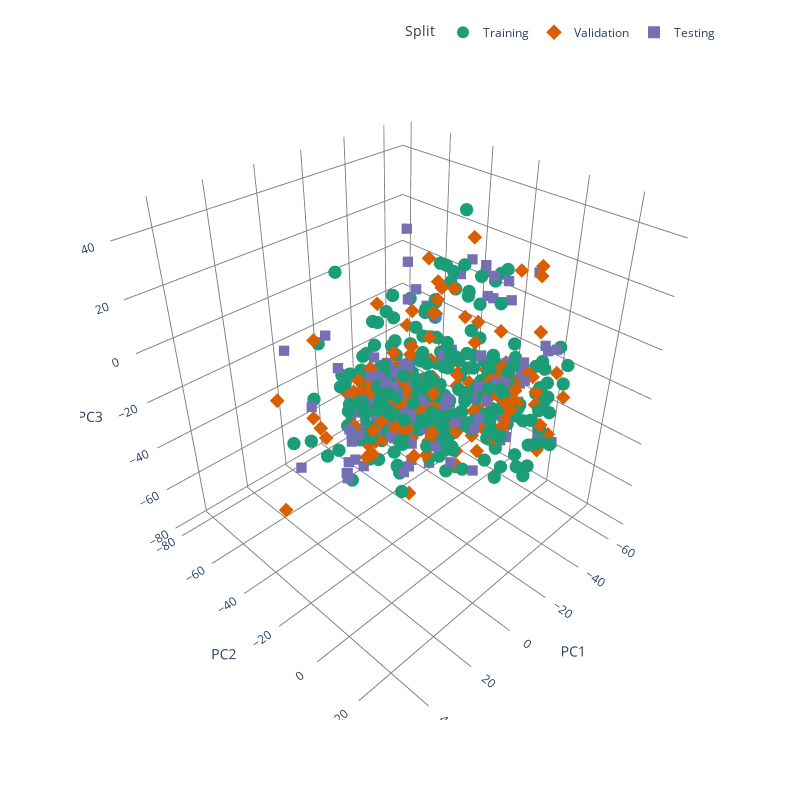

Notebook cell for this chart:
### Code cell
scatter3d(
    data_to_df(data), 
    idxs=(random_idxs_train, random_idxs_val, random_idxs_test),
    color_by_split=True,
    dot_size=13)

### Figure 1 — Plotly figure (JSON) as saved in the notebook; plotly's stock layout.template omitted (floating-point values rounded to 4 significant figures; data arrays with more than 128 entries replaced by an {"elided": "..."} marker saying what was removed)
{"data": [{"hovertemplate": "Split=Training<br>PC1=%{x}<br>PC2=%{y}<br>PC3=%{z}<br>MarkerSize=%{marker.size}<extra></extra>", "legendgroup": "Training", "marker": {"color": "#1b9e77", "line": {"width": 0}, "opacity": 1, "size": {"elided": "317 int values"}, "sizemode": "area", "sizeref": 0.2308, "symbol": "circle"}, "mode": "markers", "name": "Training", "scene": "scene", "showlegend": true, "type": "scatter3d", "x": {"elided": "317 float values"}, "y": {"elided": "317 float values"}, "z": {"elided": "317 float values"}}, {"hovertemplate": "Split=Validation<br>PC1=%{x}<br>PC2=%{y}<br>PC3=%{z}<br>MarkerSize=%{marker.size}<extra></extra>", "legendgroup": "Validation", "marker": {"color": "#d95f02", "line": {"width": 0}, "opacity": 1, "size": {"elided": "158 float values"}, "sizemode": "area", "sizeref": 0.2308, "symbol": "diamond"}, "mode": "markers", "name": "Validation", "scene": "scene", "showlegend": true, "type": "scatter3d", "x": {"elided": "158 float values"}, "y": {"elided": "158 float values"}, "z": {"elided": "158 float values"}}, {"hovertemplate": "Split=Testing<br>PC1=%{x}<br>PC2=%{y}<br>PC3=%{z}<br>MarkerSize=%{marker.size}<extra></extra>", "legendgroup": "Testing", "marker": {"color": "#7570b3", "line": {"width": 0}, "opacity": 1, "size": {"elided": "159 float values"}, "sizemode": "area", "sizeref": 0.2308, "symbol": "square"}, "mode": "markers", "name": "Testing", "scene": "scene", "showlegend": true, "type": "scatter3d", "x": {"elided": "159 float values"}, "y": {"elided": "159 float values"}, "z": {"elided": "159 float values"}}], "layout": {"height": 800, "legend": {"itemsizing": "constant", "orientation": "h", "title": {"text": "Split"}, "tracegroupgap": 0, "x": 1, "xanchor": "right", "y": 1.02, "yanchor": "bottom"}, "margin": {"t": 60}, "paper_bgcolor": "rgba(0, 0, 0, 0)", "plot_bgcolor": "rgba(0, 0, 0, 0)", "scene": {"domain": {"x": [0, 1], "y": [0, 1]}, "xaxis": {"backgroundcolor": "rgba(0, 0, 0,0)", "gridcolor": "grey", "showbackground": true, "title": {"text": "PC1"}, "zerolinecolor": "grey"}, "yaxis": {"backgroundcolor": "rgba(0, 0, 0,0)", "gridcolor": "grey", "showbackground": true, "title": {"text": "PC2"}, "zerolinecolor": "grey"}, "zaxis": {"backgroundcolor": "rgba(0, 0, 0,0)", "gridcolor": "grey", "showbackground": true, "title": {"text": "PC3"}, "zerolinecolor": "grey"}}, "width": 800}}
